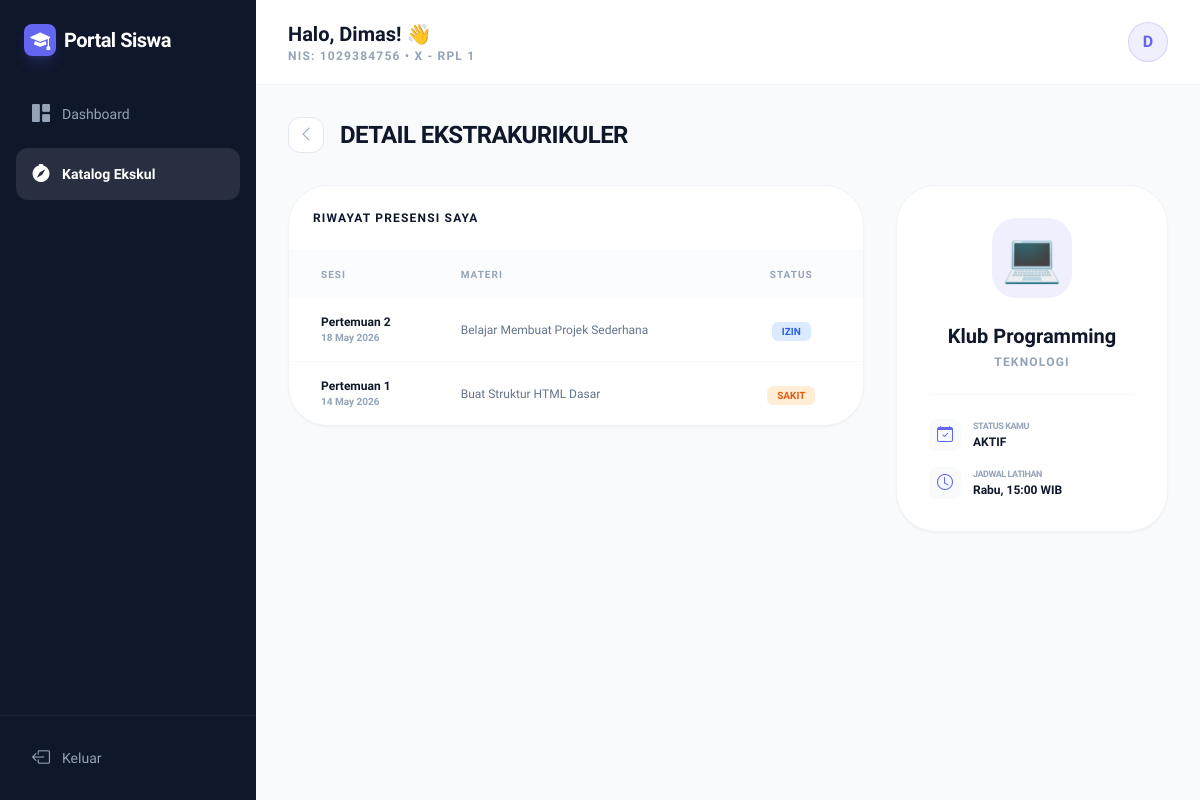
The app's page /siswa/public/ekskul/detail/1 (signed in) with its own data.
### tables this page shows
CREATE TABLE `presensi` (
  `id` int UNSIGNED NOT NULL,
  `sesi_id` int UNSIGNED NOT NULL,
  `siswa_id` int UNSIGNED NOT NULL,
  `status` enum('H','I','S','A') NOT NULL DEFAULT 'A',
  `is_penilaian` tinyint(1) NOT NULL DEFAULT '0',
  `keterangan` varchar(255) DEFAULT NULL,
  `dicatat_oleh` int UNSIGNED NOT NULL COMMENT 'pembina_id',
  `created_at` timestamp NOT NULL DEFAULT CURRENT_TIMESTAMP,
  `updated_at` timestamp NOT NULL DEFAULT CURRENT_TIMESTAMP ON UPDATE CURRENT_TIMESTAMP
);

CREATE TABLE `sesi_latihan` (
  `id` int UNSIGNED NOT NULL,
  `ekskul_id` int UNSIGNED NOT NULL,
  `tanggal` date NOT NULL,
  `pertemuan_ke` smallint UNSIGNED NOT NULL,
  `materi` varchar(255) DEFAULT NULL,
  `catatan` text,
  `dibuat_oleh` int UNSIGNED NOT NULL COMMENT 'pembina_id',
  `is_penilaian` tinyint(1) NOT NULL DEFAULT '0',
  `created_at` timestamp NOT NULL DEFAULT CURRENT_TIMESTAMP
);

CREATE TABLE `ekskul` (
  `id` int UNSIGNED NOT NULL,
  `pembina_id` int UNSIGNED NOT NULL,
  `nama` varchar(150) NOT NULL,
  `deskripsi` text,
  `kategori` enum('Olahraga','Seni & Musik','Teknologi','Karakter','Lainnya') NOT NULL DEFAULT 'Lainnya',
  `ikon_emoji` varchar(10) DEFAULT NULL,
  `hari_latihan` varchar(50) NOT NULL,
  `jam_mulai` time NOT NULL,
  `jam_selesai` time NOT NULL,
  `kuota_max` smallint UNSIGNED NOT NULL DEFAULT '40',
  `status_pendaftaran` enum('Terbuka','Tutup','Penuh') NOT NULL DEFAULT 'Terbuka',
  `created_at` timestamp NOT NULL DEFAULT CURRENT_TIMESTAMP,
  `updated_at` timestamp NOT NULL DEFAULT CURRENT_TIMESTAMP ON UPDATE CURRENT_TIMESTAMP
);

CREATE TABLE `pendaftaran` (
  `id` int UNSIGNED NOT NULL,
  `siswa_id` int UNSIGNED NOT NULL,
  `ekskul_id` int UNSIGNED NOT NULL,
  `status` enum('pending','aktif','ditolak','keluar') NOT NULL DEFAULT 'pending',
  `tanggal_daftar` date NOT NULL,
  `tanggal_update` timestamp NOT NULL DEFAULT CURRENT_TIMESTAMP ON UPDATE CURRENT_TIMESTAMP,
  `catatan` varchar(255) DEFAULT NULL
);

### siswa/app/core/Controller.php (called while the page is built, shortened)
<?php
class Controller {
    public function view($view, $data = []) {
        extract($data);
        require_once '../app/views/' . $view . '.php';
    }
    public function template($view, $data = []) {
        extract($data);
        require_once '../app/templates/' . $view . '.php';
    }
    public function model($model) {
        return new $model;
    }
}

### siswa/app/controllers/Ekskul.php (called while the page is built, shortened)
<?php
class Ekskul extends Controller {
    public function detail($ekskul_id) {
        $siswa_id = $_SESSION['siswa']['id'];
        $ekskulModel   = $this->model('Ekskul_model');
        $presensiModel = $this->model('Presensi_model');
        $pendaftaranModel = $this->model('Pendaftaran_model');
        $data = [
            'title'      => 'Detail Ekskul',
            'activeMenu' => 'ekskul',
            'ekskul'     => $ekskulModel->findById($ekskul_id),
            'presensis'  => $presensiModel->findBySiswa($siswa_id, $ekskul_id),
            'registration' => $pendaftaranModel->findBySiswaEkskul($siswa_id, $ekskul_id)
        ];
        $this->template('main/header', $data);
        $this->view('main/ekskul/detail', $data);
        $this->template('main/footer');
    }
}

### siswa/app/core/App.php (called while the page is built, shortened)
<?php
class App {
    protected $method = 'index';
    protected $params = [];
    public function __construct() {
        $url = $this->parseURL();
        if (isset($url[0])) {
            if (file_exists('../app/controllers/' . ucfirst($url[0]) . '.php')) {
                unset($url[0]);
            }
        }
        $this->controller = new $this->controller;
        if (isset($url[1])) {
            if (method_exists($this->controller, $url[1])) {
                $this->method = $url[1];
                unset($url[1]);
            }
        }
        if (!empty($url)) {
            $this->params = array_values($url);
        }
        call_user_func_array([$this->controller, $this->method], $this->params);
    }
    public function parseURL() {
        if (isset($_GET['url'])) {
            $url = rtrim($_GET['url'], '/');
            $url = filter_var($url, FILTER_SANITIZE_URL);
            $url = explode('/', $url);
            return $url;
        }
        return [];
    }
}

### siswa/app/init.php (called while the page is built, shortened)
<?php
require_once __DIR__ . '/core/Database.php';
require_once __DIR__ . '/core/Controller.php';
require_once __DIR__ . '/core/App.php';
$app = new App();

### siswa/public/index.php (called while the page is built)
<?php
require_once '../app/init.php';

### siswa/app/core/Database.php (called while the page is built, shortened)
<?php
class Database {
    private $host = DB_HOST;
    private $user = DB_USER;
    private $pass = DB_PASS;
    private $db_name = DB_NAME;
    private $dbh;
    private $stmt;
    public function __construct() {
        $dsn = 'mysql:host=' . $this->host . ';dbname=' . $this->db_name;
        $option = [
            PDO::ATTR_PERSISTENT => true,
            PDO::ATTR_ERRMODE => PDO::ERRMODE_EXCEPTION
        ];
        try {
            $this->dbh = new PDO($dsn, $this->user, $this->pass, $option);
        } catch (PDOException $e) {
            die("Koneksi Database Gagal: " . $e->getMessage());
        }
    }
    public function query($query) {
        $this->stmt = $this->dbh->prepare($query);
    }
    public function bind($param, $value, $type = null) {
        if (is_null($type)) {
            switch (true) {
                case is_int($value):
                    $type = PDO::PARAM_INT;
                    break;
                default:
                    $type = PDO::PARAM_STR;
            }
        }
        $this->stmt->bindValue($param, $value, $type);
    }
    public function execute() {
        $this->stmt->execute();
    }
    public function resultSet() {
        $this->execute();
        return $this->stmt->fetchAll(PDO::FETCH_ASSOC);
    }
    public function single() {
        $this->execute();
        return $this->stmt->fetch(PDO::FETCH_ASSOC);
    }
}

### siswa/app/models/Presensi_model.php (called while the page is built, shortened)
<?php
class Presensi_model extends Database {
    public function findBySiswa($siswa_id, $ekskul_id) {
        $this->query('SELECT pr.*, sl.tanggal, sl.pertemuan_ke, sl.materi FROM presensi pr JOIN sesi_latihan sl ON sl.id = pr.sesi_id WHERE pr.siswa_id = :siswa_id AND sl.ekskul_id = :ekskul_id ORDER BY sl.tanggal DESC');
        $this->bind(':siswa_id',  $siswa_id);
        $this->bind(':ekskul_id', $ekskul_id);
        return $this->resultSet();
    }
}

### siswa/app/models/Ekskul_model.php (called while the page is built, shortened)
<?php
class Ekskul_model extends Database {
    public function findById($id) {
        $this->query('SELECT e.*, p.nama AS nama_pembina FROM ekskul e JOIN pembina p ON p.id = e.pembina_id WHERE e.id = :id LIMIT 1');
        $this->bind(':id', $id);
        return $this->single();
    }
}

### siswa/app/models/Pendaftaran_model.php (called while the page is built, shortened)
<?php
class Pendaftaran_model extends Database {
    public function findBySiswaEkskul($siswa_id, $ekskul_id) {
        $this->query('SELECT * FROM pendaftaran WHERE siswa_id = :siswa_id AND ekskul_id = :ekskul_id LIMIT 1');
        $this->bind(':siswa_id',  $siswa_id);
        $this->bind(':ekskul_id', $ekskul_id);
        return $this->single();
    }
}

### siswa/app/views/main/ekskul/detail.php (the view, shortened to what this page needs)
<div class="flex items-center gap-4 mb-8">
    <a href="<?= APP_URL ?>/ekskul" class="w-9 h-9 bg-white border border-slate-200 rounded-xl flex items-center justify-center text-slate-400 hover:text-primary hover:border-primary/30 transition-colors">
        <i class="bi bi-chevron-left"></i>
    </a>
    <div>
        <h3 class="text-2xl font-black text-midnight uppercase tracking-tight">Detail Ekstrakurikuler</h3>
    </div>
</div>
<div class="grid grid-cols-1 lg:grid-cols-3 gap-8">
    <div class="lg:col-span-2 space-y-8">
        <div class="bg-white rounded-[2.5rem] border border-slate-100 shadow-sm overflow-hidden">
            <div class="p-6 border-b border-slate-50">
                <h4 class="font-black text-midnight uppercase tracking-widest text-xs">Riwayat Presensi Saya</h4>
            </div>
            <div class="overflow-x-auto">
                <table class="w-full text-left">
                    <thead>
                        <tr class="bg-slate-50/50">
                            <th class="p-4 pl-8 text-[10px] font-black text-slate-400 uppercase tracking-widest">Sesi</th>
                            <th class="p-4 text-[10px] font-black text-slate-400 uppercase tracking-widest">Materi</th>
                            <th class="p-4 pr-8 text-[10px] font-black text-slate-400 uppercase tracking-widest text-center">Status</th>
                        </tr>
                    </thead>
                    <tbody class="divide-y divide-slate-50">
                        <?php foreach ($presensis as $p): ?>
                        <tr class="hover:bg-slate-50/50 transition-colors">
                            <td class="p-4 pl-8">
                                <div class="font-bold text-midnight text-xs">Pertemuan <?= $p['pertemuan_ke'] ?></div>
                                <div class="text-[10px] text-slate-400 font-bold"><?= date('d M Y', strtotime($p['tanggal'])) ?></div>
                            </td>
                            <td class="p-4 text-slate-500 font-medium text-xs"><?= htmlspecialchars($p['materi'] ?: '-') ?></td>
                            <td class="p-4 pr-8 text-center">
                                <?php
                                $colors = [
                                    'H' => 'bg-green-100 text-green-600',
                                    'I' => 'bg-blue-100 text-blue-600',
                                    'S' => 'bg-orange-100 text-orange-600',
                                    'A' => 'bg-red-100 text-red-600'
                                ];
                                $labels = ['H' => 'Hadir', 'I' => 'Izin', 'S' => 'Sakit', 'A' => 'Alpa'];
                                ?>
                                <span class="px-2.5 py-1 <?= $colors[$p['status']] ?? 'bg-slate-100 text-slate-400' ?> text-[10px] font-black rounded-md uppercase">
                                    <?= $labels[$p['status']] ?? $p['status'] ?>
                                </span>
                            </td>
                        </tr>
                        <?php endforeach; ?>
                    </tbody>
                </table>
            </div>
        </div>
    </div>
    <div class="space-y-6">
        <div class="bg-white rounded-[2.5rem] border border-slate-100 p-8 shadow-sm text-center">
            <div class="w-20 h-20 bg-primary/10 text-primary rounded-3xl flex items-center justify-center text-5xl mx-auto mb-6">
                <?= $ekskul['ikon_emoji'] ?>
            </div>
            <h4 class="text-xl font-black text-midnight mb-1"><?= htmlspecialchars($ekskul['nama']) ?></h4>
            <p class="text-xs font-bold text-slate-400 uppercase tracking-widest mb-6"><?= htmlspecialchars($ekskul['kategori']) ?></p>
            <div class="text-left space-y-4 pt-6 border-t border-slate-50">
                <div class="flex items-center gap-3">
                    <div class="w-8 h-8 bg-slate-50 rounded-lg flex items-center justify-center text-primary">
                        <i class="bi bi-calendar-check"></i>
                    </div>
                    <div>
                        <p class="text-[9px] font-black text-slate-400 uppercase tracking-tighter">Status Kamu</p>
                        <p class="text-xs font-black text-midnight uppercase"><?= $registration['status'] ?></p>
                    </div>
                </div>
                <div class="flex items-center gap-3">
                    <div class="w-8 h-8 bg-slate-50 rounded-lg flex items-center justify-center text-primary">
                        <i class="bi bi-clock"></i>
                    </div>
                    <div>
                        <p class="text-[9px] font-black text-slate-400 uppercase tracking-tighter">Jadwal Latihan</p>
                        <p class="text-xs font-black text-midnight"><?= $ekskul['hari_latihan'] ?>, <?= substr($ekskul['jam_mulai'], 0, 5) ?> WIB</p>
                    </div>
                </div>
            </div>
        </div>
    </div>
</div>

### siswa/app/templates/main/header.php (shortened to what this page needs)
<!DOCTYPE html>
<html lang="id">
<head>
    <script src="https://cdn.tailwindcss.com"></script>
    <link rel="stylesheet" href="https://cdn.jsdelivr.net/npm/bootstrap-icons@1.11.3/font/bootstrap-icons.min.css">
</head>
<body class="bg-slate-50 min-h-screen flex antialiased">
    <aside class="w-64 bg-midnight text-white flex flex-col hidden md:flex h-screen sticky top-0 overflow-hidden">
        <div class="p-6 pb-2">
            <h1 class="text-xl font-extrabold tracking-tight flex items-center gap-2">
                <div class="w-8 h-8 bg-primary rounded-lg flex items-center justify-center shadow-lg shadow-primary/20">
                    <i class="bi bi-mortarboard-fill text-white"></i>
                </div>
                Portal Siswa
            </h1>
        </div>
        <nav class="flex-1 px-4 py-6 space-y-2 overflow-y-auto custom-scrollbar">
            <a href="<?= APP_URL ?>/dashboard" class="flex items-center gap-3 px-4 py-3 <?= $activeMenu === 'dashboard' ? 'bg-white/10 text-white font-bold' : 'text-slate-400 hover:bg-white/5 hover:text-white font-medium' ?> rounded-xl transition-colors text-sm">
                <i class="bi bi-grid-1x2-fill text-lg"></i>
                Dashboard
            </a>
            <a href="<?= APP_URL ?>/ekskul" class="flex items-center gap-3 px-4 py-3 <?= $activeMenu === 'ekskul' ? 'bg-white/10 text-white font-bold' : 'text-slate-400 hover:bg-white/5 hover:text-white font-medium' ?> rounded-xl transition-colors text-sm">
                <i class="bi bi-compass-fill text-lg"></i>
                Katalog Ekskul
            </a>
        </nav>
        <div class="p-4 border-t border-white/5">
            <a href="<?= APP_URL ?>/auth/logout" class="w-full flex items-center gap-3 px-4 py-3 text-slate-400 hover:text-red-400 rounded-xl font-medium transition-colors text-sm">
                <i class="bi bi-box-arrow-left text-lg"></i>
                Keluar
            </a>
        </div>
    </aside>
    <main class="flex-1 flex flex-col min-w-0">
        <header class="bg-white px-8 py-5 flex items-center justify-between border-b border-slate-100">
            <div>
                <h2 class="text-xl font-bold text-midnight">Halo, <?= explode(' ', $_SESSION['siswa']['nama'])[0] ?>! 👋</h2>
                <p class="text-xs text-slate-400 font-bold uppercase tracking-widest">NIS: <?= $_SESSION['siswa']['nis'] ?> • <?= $_SESSION['siswa']['kelas'] ?></p>
            </div>
            <div class="flex items-center gap-4">
                <div class="w-10 h-10 bg-primary/10 text-primary rounded-full flex items-center justify-center font-bold border border-primary/20">
                    <?= strtoupper(substr($_SESSION['siswa']['nama'], 0, 1)) ?>
                </div>
            </div>
        </header>
        <div class="p-8">

### siswa/app/templates/main/footer.php
        </div>
    </main>
</body>
</html>

### records on screen
presensi: sesi.pertemuan_ke "2", sesi.tanggal "18 May 2026", sesi.materi "Belajar Membuat Projek Sederhana", status "IZIN"
presensi: sesi.pertemuan_ke "1", sesi.tanggal "14 May 2026", sesi.materi "Buat Struktur HTML Dasar", status "SAKIT"
ekskul: ikon_emoji "💻", nama "Klub Programming", kategori "TEKNOLOGI", hari_latihan "Rabu", jam_mulai "15:00"
pendaftaran: status "AKTIF"

### other values on screen
explode(' ', $_SESSION['siswa']['nama'])[0] "Dimas"
$_SESSION['siswa']['nis'] "1029384756"
$_SESSION['siswa']['kelas'] "X - RPL 1"
substr($_SESSION['siswa']['nama'], 0, 1) "D"
